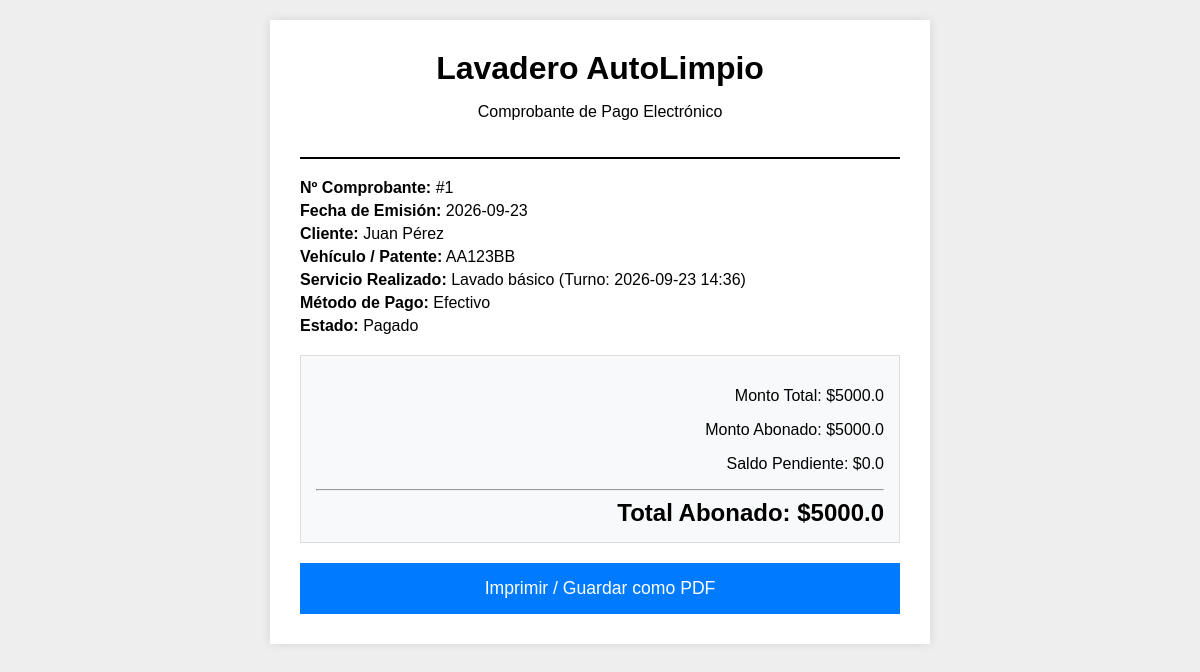
The app's page /comprobante/1 (signed in) with its own data.
### tables this page shows
CREATE TABLE configuracion (
        id INTEGER PRIMARY KEY AUTOINCREMENT,
        clave TEXT UNIQUE NOT NULL,
        valor TEXT NOT NULL
    );

CREATE TABLE pagos (
        id INTEGER PRIMARY KEY AUTOINCREMENT,
        turno_id INTEGER NOT NULL,
        monto_total REAL NOT NULL,
        monto_abonado REAL NOT NULL,
        saldo_pendiente REAL NOT NULL,
        metodo_pago TEXT NOT NULL,
        estado TEXT NOT NULL,
        fecha TIMESTAMP DEFAULT CURRENT_TIMESTAMP, subtotal REAL DEFAULT 0, tipo_ajuste TEXT, porcentaje_ajuste REAL DEFAULT 0, monto_ajuste REAL DEFAULT 0,
        FOREIGN KEY (turno_id) REFERENCES turnos(id)
    );

CREATE TABLE clientes (
        id INTEGER PRIMARY KEY AUTOINCREMENT,
        nombre TEXT NOT NULL,
        apellido TEXT NOT NULL,
        telefono TEXT NOT NULL,
        email TEXT,
        direccion TEXT,
        fecha_registro TIMESTAMP DEFAULT CURRENT_TIMESTAMP
    );

CREATE TABLE vehiculos (
        id INTEGER PRIMARY KEY AUTOINCREMENT,
        cliente_id INTEGER NOT NULL,
        marca TEXT NOT NULL,
        modelo TEXT NOT NULL,
        patente TEXT UNIQUE NOT NULL,
        tipo TEXT NOT NULL,
        FOREIGN KEY (cliente_id) REFERENCES clientes(id)
    );

CREATE TABLE servicios (
        id INTEGER PRIMARY KEY AUTOINCREMENT,
        nombre TEXT NOT NULL,
        descripcion TEXT,
        precio REAL NOT NULL,
        duracion INTEGER NOT NULL,
        estado INTEGER DEFAULT 1
    );

CREATE TABLE turnos (
        id INTEGER PRIMARY KEY AUTOINCREMENT,
        cliente_id INTEGER NOT NULL,
        vehiculo_id INTEGER NOT NULL,
        servicio_id INTEGER NOT NULL,
        fecha TEXT NOT NULL,
        hora TEXT NOT NULL,
        estado TEXT NOT NULL DEFAULT 'Pendiente',
        observaciones TEXT,
        FOREIGN KEY (cliente_id) REFERENCES clientes(id),
        FOREIGN KEY (vehiculo_id) REFERENCES vehiculos(id),
        FOREIGN KEY (servicio_id) REFERENCES servicios(id)
    );

### app.py (the view)
@app.route('/comprobante/<int:pago_id>')
@login_required
def comprobante(pago_id):
    conn = get_db()
    pago = conn.execute('''
        SELECT p.*, t.fecha as turno_fecha, t.hora as turno_hora,
               c.nombre, c.apellido, v.patente, s.nombre AS servicio_nombre
        FROM pagos p
        JOIN turnos t ON p.turno_id = t.id
        JOIN clientes c ON t.cliente_id = c.id
        JOIN vehiculos v ON t.vehiculo_id = v.id
        JOIN servicios s ON t.servicio_id = s.id
        WHERE p.id = ?
    ''', (pago_id,)).fetchone()
    config = conn.execute('SELECT * FROM configuracion').fetchall()
    config_dict = {row['clave']: row['valor'] for row in config}
    conn.close()
    return render_template('comprobante.html', pago=pago, config=config_dict)

### app.py (called while the page is built)
def get_db():
    conn = sqlite3.connect(DB_PATH)
    conn.row_factory = sqlite3.Row
    return conn

def login_required(f):
    @wraps(f)
    def decorated_function(*args, **kwargs):
        if 'user_id' not in session:
            return redirect(url_for('login'))
        return f(*args, **kwargs)
    return decorated_function

### templates/comprobante.html (shortened to what this page needs)
<!DOCTYPE html>
<html lang="es">
<head>
</head>
<body>
    <div class="receipt">
        <div class="header">
            <h1>{{ config.get('nombre_lavadero', 'AutoLimpio') }}</h1>
            <p>Comprobante de Pago Electrónico</p>
        </div>
        <div class="details">
            <p><strong>Nº Comprobante:</strong> #{{ pago.id }}</p>
            <p><strong>Fecha de Emisión:</strong> {{ pago.fecha[:10] }}</p>
            <p><strong>Cliente:</strong> {{ pago.nombre }} {{ pago.apellido }}</p>
            <p><strong>Vehículo / Patente:</strong> {{ pago.patente }}</p>
            <p><strong>Servicio Realizado:</strong> {{ pago.servicio_nombre }} (Turno: {{ pago.turno_fecha }} {{ pago.turno_hora }})</p>
            <p><strong>Método de Pago:</strong> {{ pago.metodo_pago }}</p>
            <p><strong>Estado:</strong> {{ pago.estado }}</p>
        </div>
        <div class="amount-box">
            {% if pago.tipo_ajuste %}
                <p>Subtotal: ${{ pago.subtotal }}</p>
                {% if pago.tipo_ajuste == 'descuento' %}
                    <p style="color: red;">Descuento ({{ pago.porcentaje_ajuste }}%): -${{ pago.monto_ajuste }}</p>
                {% elif pago.tipo_ajuste == 'aumento' %}
                    <p style="color: orange;">Aumento ({{ pago.porcentaje_ajuste }}%): +${{ pago.monto_ajuste }}</p>
                {% endif %}
                <hr>
                <p><strong>Monto Total (con ajuste): ${{ pago.monto_total }}</strong></p>
            {% else %}
                <p>Monto Total: ${{ pago.monto_total }}</p>
            {% endif %}
            <p>Monto Abonado: ${{ pago.monto_abonado }}</p>
            <p>Saldo Pendiente: ${{ pago.saldo_pendiente }}</p>
            <hr>
            <h2>Total Abonado: ${{ pago.monto_abonado }}</h2>
        </div>
        <button class="btn-print" onclick="window.print()">Imprimir / Guardar como PDF</button>
    </div>
</body>
</html>

### templates/comprobante.html (style rules this page uses)
body { font-family: Arial, sans-serif; margin: 0; padding: 20px; background: #eee; }
.receipt { max-width: 600px; margin: 0 auto; background: #fff; padding: 30px; box-shadow: 0 0 10px rgba(0,0,0,0.1); }
.header { text-align: center; border-bottom: 2px solid #000; padding-bottom: 20px; margin-bottom: 20px; }
.header h1 { margin: 0 0 10px 0; }
.details p { margin: 5px 0; }
.amount-box { background: #f8f9fa; padding: 15px; text-align: right; margin-top: 20px; border: 1px solid #ddd; }
.amount-box h2 { margin: 0; }
.btn-print { display: block; width: 100%; padding: 15px; background: #007bff; color: white; border: none; font-size: 1.1rem; cursor: pointer; margin-top: 20px; }

### records on screen
configuracion: get "Lavadero AutoLimpio"
pagos: id "1", fecha "2026-09-23", metodo_pago "Efectivo", estado "Pagado", monto_total "5000.0", monto_abonado "5000.0", saldo_pendiente "0.0"
clientes: nombre "Juan", apellido "Pérez"
vehiculos: patente "AA123BB"
servicios: servicio_nombre "Lavado básico"
turnos: turno_fecha "2026-09-23", turno_hora "14:36"
